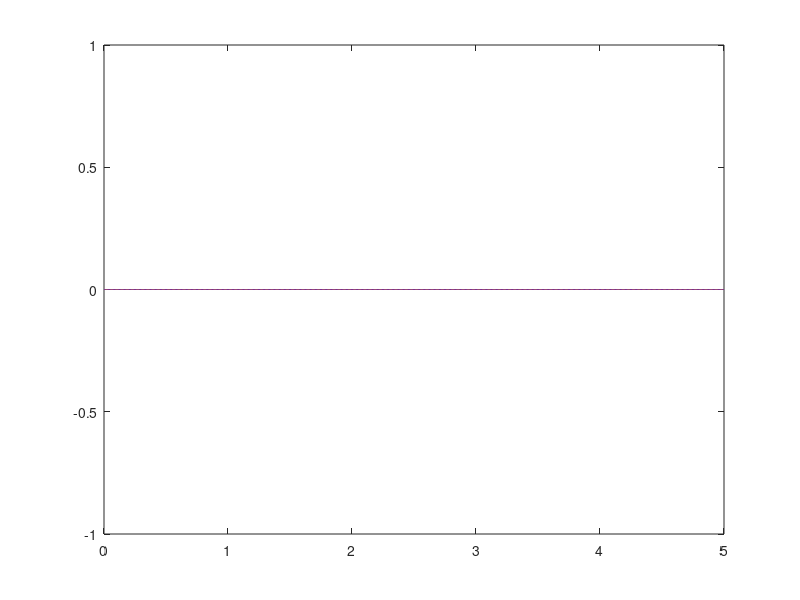

The MATLAB source for this figure:
u = @(t) (t >= 0);  % unit step
pulse = @(t, T) (u(t)) - (u(t-T));  % pulse

t = 0: 0.01: 5;

x = pulse(t, 1);
h = pulse(t, 1);
n = t(end);

y_n = zeros(length(x));

for index = 1 : 0.01: x(end)
    y_n(index) = y_n(index) + (pulse(n-index, 1) * pulse(index, 1));
end;

plot(t, y_n);
